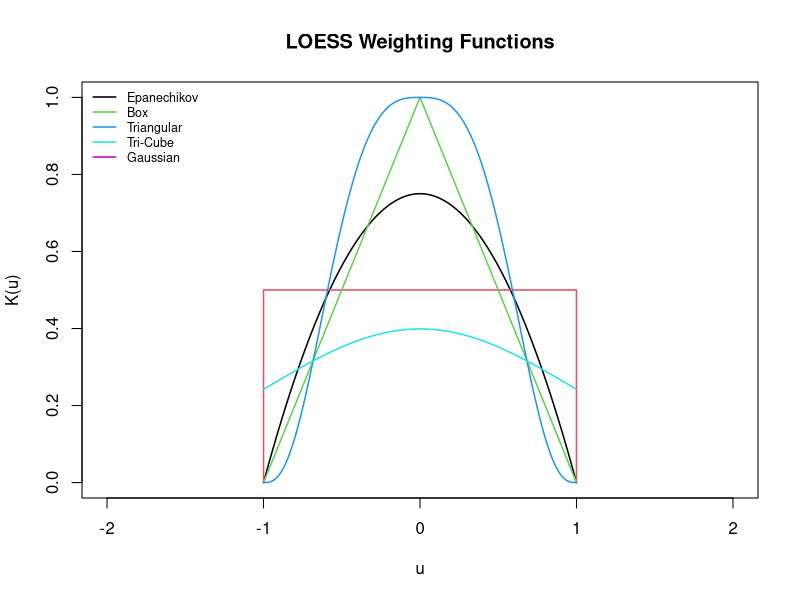

This figure's R source:
# WEEK 5: LOESS SMOOTHER
# Demo on weighting functions

plot(NULL, main="LOESS Weighting Functions", xlim=c(-2, 2), ylim=c(0, 1),
     xlab="u", ylab="K(u)")

# Epanechikov
x1 <- seq(-1, 1, length.out = 100)
y1 <- 0.75 * (1 - x1^2)
lines(x1, y1, col=1, lwd=1.5)

# Box
x2 <- c(-1, -1, 1, 1)
y2 <- c(0, .5, .5, 0)
lines(x2, y2, col=2, lwd=1.5)

# Triangular
x3 <- c(-1, 0, 1)
y3 <- c(0, 1, 0)
lines(x3, y3, col=3, lwd=1.5)

# Tri-Cube
x4 <- seq(-1, 1, length.out = 100)
y4 <- (1 - abs(x4)^3)^3
lines(x4, y4, col=4, lwd=1.5)

# Gaussian
x5 <- seq(-1, 1, length.out = 100)
y5 <- dnorm(x5)
lines(x5, y5, col=5, lwd=1.5)

legend(
  "topleft",
  legend=c("Epanechikov", "Box", "Triangular", "Tri-Cube", "Gaussian"),
  lwd=1.5, col=c(1,3,4,5,6), cex=0.75, bty="n"
)
